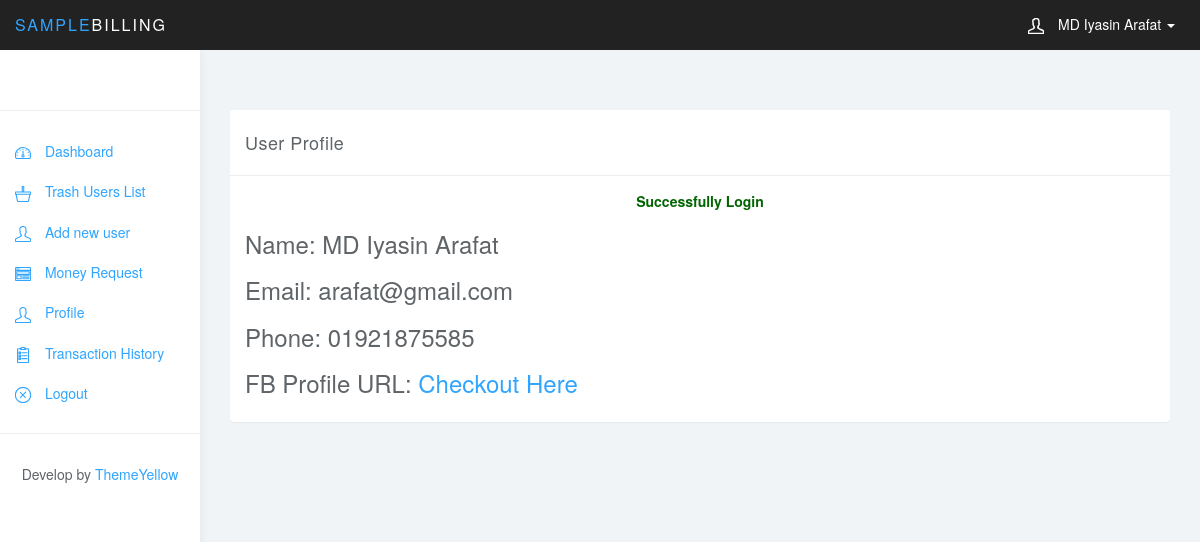
Screenshot of /views/profile.php?id=587537ab98cd9 (signed in) with the database file from the repository.
### tables this page shows
CREATE TABLE `user_table` (
  `id` int(11) NOT NULL,
  `unique_id` varchar(255) NOT NULL,
  `name` varchar(255) NOT NULL,
  `password` varchar(255) NOT NULL,
  `email` varchar(255) NOT NULL,
  `phone` varchar(255) NOT NULL,
  `fb_profile_url` varchar(255) NOT NULL,
  `is_admin` int(11) NOT NULL,
  `is_delete` int(11) NOT NULL,
  `created` datetime NOT NULL,
  `modified` datetime NOT NULL,
  `restore` datetime NOT NULL,
  `deleted` datetime NOT NULL
);

### views/profile.php (the view, shortened to what this page needs)
<?
include_once "../src/SampleBilling.php";
$obj = new SampleBilling();
$obj->loginCheck();
$obj->prepare($_GET);
$onedata = $obj->show();
include_once "header.php";
include_once "navbar.php";
include_once "sidebar.php";
?>
<div class="col-sm-9 col-sm-offset-3 col-lg-10 col-lg-offset-2 main">
    <div class="row mtb60">
        <div class="col-lg-12">
            <div class="panel panel-default">
                <div class="panel-heading">User Profile</div>
                <div class="panel-body">
                    <div class="row">
                        <div class="col-md-12">
                            <strong class="success"><? $obj->validationMessage("Login") ?></strong>
                            <h3>Name: <?php echo $onedata['name'] ?></h3>
                            <h3>Email: <?php echo $onedata['email'] ?></h3>
                            <h3>Phone: <?php echo $onedata['phone'] ?></h3>
                            <h3>FB Profile URL: <a href="<?php echo $onedata['fb_profile_url'] ?>">Checkout Here</a></h3>
                        </div>
                    </div>
                </div>
            </div>
        </div>
    </div>
</div>
<?
include_once "footer.php"
?>

### views/css/styles.css (style rules this page uses)
body { background: #f1f4f7; padding-top: 50px; color: #5f6468; }
a, a:hover, a:focus { color: #30a5ff; }
h1, h2, h3, h4, h5, h6 { color: #5f6468; }
h3, h4 { font-weight: 300; }
.panel { border: 0; }
.panel-heading { font-size: 18px; font-weight: 300; letter-spacing: 0.025em; height: 66px; line-height: 45px; }
.panel-default .panel-heading { background: #fff; border-bottom: 1px solid #eee; color: #5f6468; }

### views/css/custom.css (style rules this page uses)
a, a:hover, a:focus { text-decoration: none; }
.mtb60 { margin: 60px 0; }
.success { color: darkgreen; text-align: center; display: block; }

### rows the page displays
user_table: name "MD Iyasin Arafat", email "arafat@gmail.com", phone "01921875585"

### other values shown
$_SESSION['acc_data']['name'] "MD Iyasin Arafat"
$_SESSION["$validM"] "Successfully Login"
